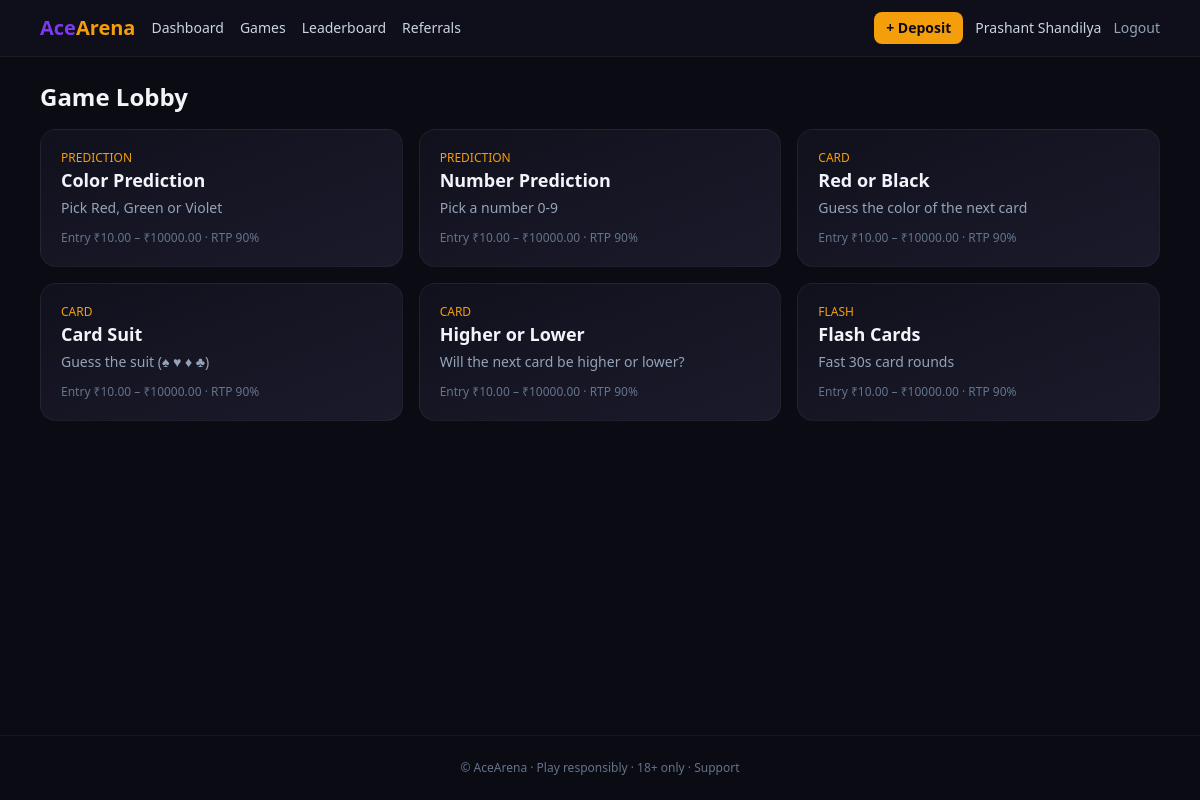
/games/ (signed in), run on the app's committed database.
### app/models.py (models this page shows, shortened)
class User(UserMixin, db.Model):
    __tablename__ = "users"
    id = db.Column(db.Integer, primary_key=True)
    name = db.Column(db.String(120))
    email = db.Column(db.String(190), unique=True, index=True)
    mobile = db.Column(db.String(20), unique=True, index=True)
    password_hash = db.Column(db.String(255))
    role = db.Column(db.String(32), default="user")  # user, support_admin, finance_admin, super_admin
    is_blocked = db.Column(db.Boolean, default=False)
    is_verified = db.Column(db.Boolean, default=False)
    referral_code = db.Column(db.String(16), unique=True, index=True)
    referred_by_id = db.Column(db.Integer, db.ForeignKey("users.id"))
    last_login_ip = db.Column(db.String(64))
    failed_attempts = db.Column(db.Integer, default=0)
    locked_until = db.Column(db.DateTime)
    created_at = db.Column(db.DateTime, default=datetime.utcnow)
    def is_admin(self): return self.role in ("super_admin", "finance_admin", "support_admin")

class Game(db.Model):
    __tablename__ = "games"
    id = db.Column(db.Integer, primary_key=True)
    code = db.Column(db.String(40), unique=True, nullable=False)
    name = db.Column(db.String(120), nullable=False)
    category = db.Column(db.String(40))  # prediction, card, flash
    description = db.Column(db.String(255))
    is_enabled = db.Column(db.Boolean, default=True)
    rtp = db.Column(db.Float, default=0.90)
    min_entry = db.Column(db.Numeric(10, 2), default=10)
    max_entry = db.Column(db.Numeric(10, 2), default=10000)
    round_seconds = db.Column(db.Integer, default=60)

### app/games/routes.py (the view)
@bp.route("/")
@login_required
def lobby():
    games = Game.query.filter_by(is_enabled=True).all()
    return render_template("games/lobby.html", games=games)

### app/templates/games/lobby.html
{% extends "base.html" %}{% block content %}
<h1 class="text-2xl font-bold mb-4">Game Lobby</h1>
<div class="grid sm:grid-cols-2 md:grid-cols-3 gap-4">
{% for g in games %}
<a href="{{ url_for('prediction.play', code=g.code) if g.category in ('prediction','flash') else url_for('cards.play', code=g.code) }}"
   class="rounded-2xl bg-gradient-to-br from-ink-800 to-ink-700 border border-white/5 p-5 hover:border-brand-500 transition">
  <div class="text-xs uppercase text-accent-400">{{ g.category }}</div>
  <div class="text-lg font-bold">{{ g.name }}</div>
  <p class="text-sm text-slate-400 mt-1">{{ g.description }}</p>
  <div class="text-xs text-slate-500 mt-3">Entry ₹{{ g.min_entry }} – ₹{{ g.max_entry }} · RTP {{ '%.0f'|format((g.rtp or 0.9)*100) }}%</div>
</a>{% endfor %}
</div>{% endblock %}

### app/templates/base.html (shortened to what this page needs)
<!doctype html>
<html lang="en">
<head>
<script src="https://cdn.tailwindcss.com"></script>
<link rel="stylesheet" href="{{ url_for('static', filename='css/app.css') }}">
</head>
<body class="bg-ink-900 text-slate-100 min-h-screen flex flex-col">
<nav class="bg-ink-800/80 backdrop-blur border-b border-white/5 sticky top-0 z-50">
  <div class="max-w-6xl mx-auto px-4 py-3 flex items-center gap-4">
    <a href="{{ url_for('home') }}" class="font-extrabold text-xl">
      <span class="text-brand-500">Ace</span><span class="text-accent-400">Arena</span>
    </a>
    <div class="hidden md:flex gap-4 text-sm text-slate-300">
      {% if current_user.is_authenticated %}
        <a href="{{ url_for('wallet.dashboard') }}" class="hover:text-white">Dashboard</a>
        <a href="{{ url_for('games.lobby') }}" class="hover:text-white">Games</a>
        <a href="{{ url_for('games.leaderboard') }}" class="hover:text-white">Leaderboard</a>
        <a href="{{ url_for('referrals.index') }}" class="hover:text-white">Referrals</a>
      {% endif %}
    </div>
    <div class="ml-auto flex items-center gap-3">
      {% if current_user.is_authenticated %}
        <a href="{{ url_for('payments.deposit') }}"
           class="px-3 py-1.5 rounded-lg bg-accent-400 text-ink-900 font-semibold text-sm">+ Deposit</a>
        <a href="{{ url_for('auth.profile') }}" class="text-sm text-slate-300">{{ current_user.name or current_user.mobile }}</a>
        <a href="{{ url_for('auth.logout') }}" class="text-sm text-slate-400 hover:text-white">Logout</a>
      {% else %}
        <a href="{{ url_for('auth.login') }}" class="text-sm text-slate-300 hover:text-white">Login</a>
        <a href="{{ url_for('auth.register') }}"
           class="px-3 py-1.5 rounded-lg bg-brand-500 text-white font-semibold text-sm">Sign up</a>
      {% endif %}
    </div>
  </div>
</nav>
<main class="flex-1 max-w-6xl w-full mx-auto px-4 py-6">
{% block content %}{% endblock %}
</main>
<footer class="border-t border-white/5 text-center text-xs text-slate-500 py-6">
  © AceArena · <a href="{{ url_for('security.responsible') }}" class="hover:text-white">Play responsibly</a>
  · 18+ only · <a href="{{ url_for('security.support') }}" class="hover:text-white">Support</a>
</footer>
</body></html>

### data on the page
User: name "Prashant Shandilya"
Game: category "PREDICTION", name "Color Prediction", description "Pick Red, Green or Violet", min_entry "10.00", max_entry "10000.00", (g.rtpor0.9)*100 "90"
Game: category "PREDICTION", name "Number Prediction", description "Pick a number 0-9", min_entry "10.00", max_entry "10000.00", (g.rtpor0.9)*100 "90"
Game: category "CARD", name "Red or Black", description "Guess the color of the next card", min_entry "10.00", max_entry "10000.00", (g.rtpor0.9)*100 "90"
Game: category "CARD", name "Card Suit", description "Guess the suit (♠ ♥ ♦ ♣)", min_entry "10.00", max_entry "10000.00", (g.rtpor0.9)*100 "90"
Game: category "CARD", name "Higher or Lower", description "Will the next card be higher or lower?", min_entry "10.00", max_entry "10000.00", (g.rtpor0.9)*100 "90"
Game: category "FLASH", name "Flash Cards", description "Fast 30s card rounds", min_entry "10.00", max_entry "10000.00", (g.rtpor0.9)*100 "90"
